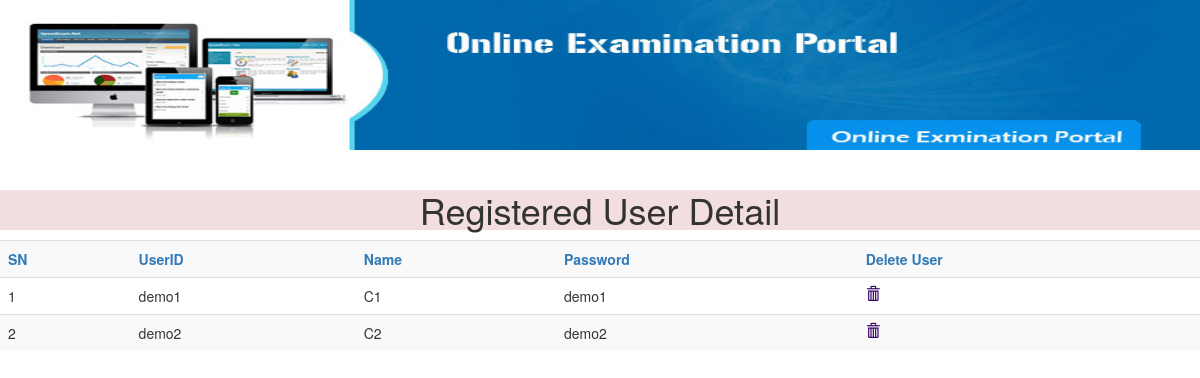
The app's page /admin/showuser.php with its own data.
### tables this page shows
CREATE TABLE `mst_user` (
  `user_id` int(11) NOT NULL,
  `login` varchar(20) DEFAULT NULL,
  `pass` varchar(20) DEFAULT NULL,
  `username` varchar(30) DEFAULT NULL,
  `phone` varchar(11) DEFAULT NULL,
  `phone2` varchar(10) NOT NULL,
  `email` varchar(30) NOT NULL,
  `qlf` varchar(20) NOT NULL
);

### admin/showuser.php (the view, shortened to what this page needs)
<!DOCTYPE HTML PUBLIC "-//W3C//DTD HTML 4.01 Transitional//EN" "http://www.w3.org/TR/html4/loose.dtd">
<html>
<head>
<link href="../quiz.css" rel="stylesheet" type="text/css">
<link href="quiz.css" rel="stylesheet" type="text/css">
<link rel="stylesheet" href="css/bootstrap.min.css"/>
</head>
<body>
<?php
include("header.php");
include("../database.php");
		$sql=mysqli_query($con,"Select * From mst_user");
		echo "<table class='table table-striped'>";
		echo"<h1 class='text-center bg-danger'>Registered User Detail</h1>";
		echo "<tr>
			<th class='text-primary'>SN</th>
		<th class='text-primary'>UserID</th>
				<th class='text-primary'>Name</th>
	<th class='text-primary'>Password</th>
	<th class='text-primary'>Delete User</th></tR>";
	$c=0;
	while($result=mysqli_fetch_assoc($sql))
	{
	    $c++;
	$id=$result['username'];
	echo "<tr>";
	echo "<td> $c </td>";
	echo "<td>".$result['login']. "</td>";
	echo "<td>".$result['username']."</td>";
	echo "<td>".$result['pass']."</td>";
	echo "<td><a href='userdelete.php?username=$id'><span class='glyphicon glyphicon-trash'></span></a></td>";
	echo "</tr>";
	}
	echo "</table>";
?>

### quiz.css (style rules this page uses)
body { margin-left: 0px; margin-top: 0px; }
a:link { color: #330066; text-decoration: none; }

### records on screen
mst_user: login "demo1", username "C1", pass "demo1"
mst_user: login "demo2", username "C2", pass "demo2"
